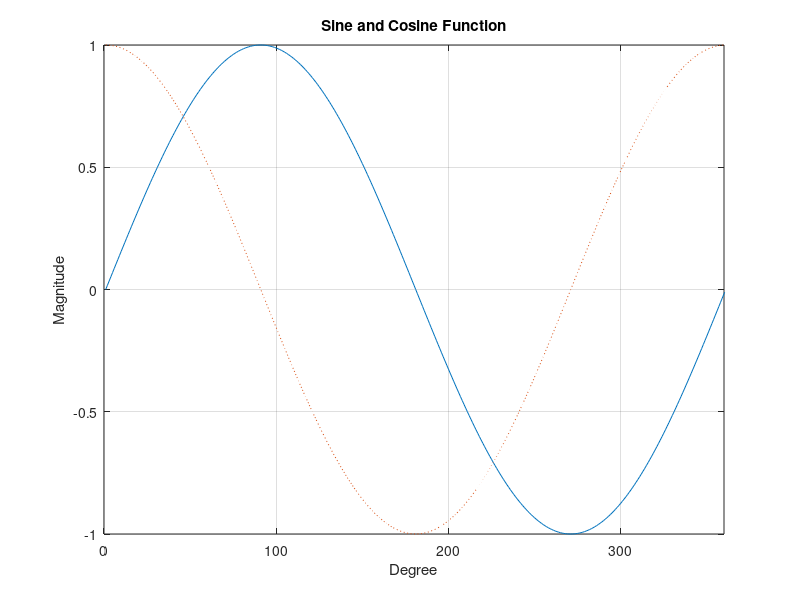

Recreate this plot in MATLAB. (Note: this script raises an error after producing the figure.)
i = 0;
for t=0:pi/180:2*pi
    i = i + 1;
    y(i) = sin(t);
    z(i) = cos(t);
end
plot(y);
axis([0 360 -1 1]);
hold;
plot(z, ':');
axis([0 360 -1 1]);
xlabel('Degree');
ylabel('Magnitude');
title('Sine and Cosine Function');
grid;
gtext('sin(t)');
gtext('cos(t)');